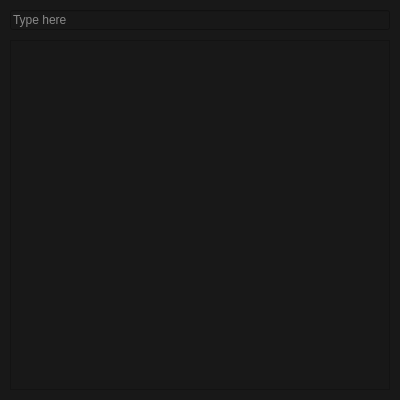
<?xml version="1.0" encoding="UTF-8"?>
<ui version="4.0">
 <class>MainWindow</class>
 <widget class="QMainWindow" name="MainWindow">
  <property name="geometry">
   <rect>
    <x>0</x>
    <y>0</y>
    <width>400</width>
    <height>400</height>
   </rect>
  </property>
  <property name="minimumSize">
   <size>
    <width>400</width>
    <height>400</height>
   </size>
  </property>
  <property name="maximumSize">
   <size>
    <width>400</width>
    <height>400</height>
   </size>
  </property>
  <property name="windowTitle">
   <string>MainWindow</string>
  </property>
  <property name="windowIcon">
   <iconset resource="resouces/qrc.qrc">
    <normaloff>:/logo/icon.ico</normaloff>:/logo/icon.ico</iconset>
  </property>
  <property name="styleSheet">
   <string notr="true">color:#f8f8f8;
background-color:#181818;</string>
  </property>
  <widget class="QWidget" name="centralwidget">
   <widget class="QLineEdit" name="lineEdit">
    <property name="geometry">
     <rect>
      <x>10</x>
      <y>10</y>
      <width>380</width>
      <height>20</height>
     </rect>
    </property>
    <property name="minimumSize">
     <size>
      <width>380</width>
      <height>0</height>
     </size>
    </property>
    <property name="maximumSize">
     <size>
      <width>380</width>
      <height>20</height>
     </size>
    </property>
    <property name="placeholderText">
     <string>Type here</string>
    </property>
   </widget>
   <widget class="QListView" name="listView">
    <property name="geometry">
     <rect>
      <x>10</x>
      <y>40</y>
      <width>380</width>
      <height>350</height>
     </rect>
    </property>
    <property name="minimumSize">
     <size>
      <width>380</width>
      <height>350</height>
     </size>
    </property>
    <property name="maximumSize">
     <size>
      <width>380</width>
      <height>350</height>
     </size>
    </property>
    <property name="editTriggers">
     <set>QAbstractItemView::NoEditTriggers</set>
    </property>
    <property name="showDropIndicator" stdset="0">
     <bool>false</bool>
    </property>
    <property name="defaultDropAction">
     <enum>Qt::CopyAction</enum>
    </property>
    <property name="flow">
     <enum>QListView::TopToBottom</enum>
    </property>
    <property name="layoutMode">
     <enum>QListView::Batched</enum>
    </property>
    <property name="viewMode">
     <enum>QListView::IconMode</enum>
    </property>
   </widget>
  </widget>
 </widget>
 <resources>
  <include location="resouces/qrc.qrc"/>
 </resources>
 <connections/>
</ui>
